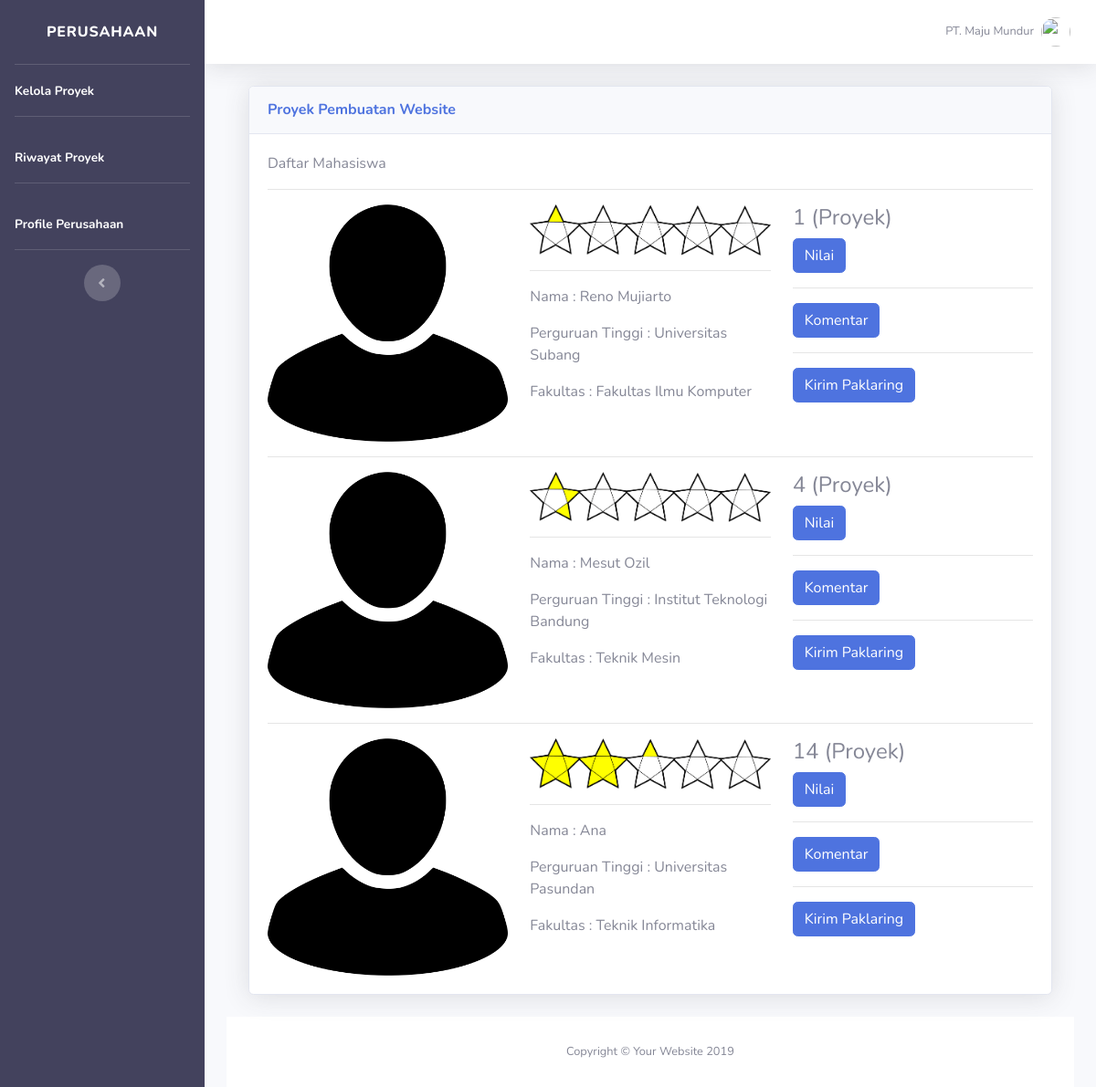
/index.php/penilaian, run on the app's committed database.
### tables this page shows
CREATE TABLE `t_mahasiswa` (
  `id_mhs` int(11) NOT NULL,
  `nama_mhs` varchar(255) NOT NULL,
  `jenis_kel` varchar(255) NOT NULL,
  `perguruan_tinggi` varchar(255) NOT NULL,
  `fakultas` varchar(255) NOT NULL,
  `program_studi` varchar(255) NOT NULL,
  `nik` varchar(20) NOT NULL,
  `semester` int(2) NOT NULL,
  `keahlian` text NOT NULL,
  `prestasi_akd` text NOT NULL,
  `photo` varchar(255) NOT NULL,
  `penilaian` varchar(128) DEFAULT NULL,
  `jml_proyek` int(11) NOT NULL DEFAULT 0,
  `username` varchar(255) NOT NULL,
  `password` varchar(255) NOT NULL
);

### application/controllers/Penilaian.php (called while the page is built, shortened)
<?php
class Penilaian extends CI_Controller{
	public function __construct(){
		$this->load->model('Penilaian_model');
		$this->load->library('form_validation');
	}
	public function index(){
		$data['judul'] = 'Penilaian Kinerja Mahasiswa';
		$data['penilaian'] = $this->Penilaian_model->getAllMahasiswa();
		$this->load->view('templates/header', $data);
		$this->load->view('penilaian/penilaian_kinerja', $data);
		$this->load->view('templates/footer');
	}
}

### index.php (called while the page is built, shortened)
<?php
require_once BASEPATH.'core/CodeIgniter.php';

### application/models/Penilaian_model.php (called while the page is built, shortened)
<?php
class Penilaian_model extends CI_model{
	public function getAllMahasiswa(){
		return $this->db->get('t_mahasiswa')->result_array();
	}
}

### application/views/penilaian/penilaian_kinerja.php (the view)
<div class="container">
  <div class="row">
      <div class="col-md-12">
      <div class="card shadow mb-4">
        <div class="card-header py-3">
          <h6 class="m-0 font-weight-bold text-primary">Proyek Pembuatan Website</h6>
        </div>
        <div class="card-body">
          <p>Daftar Mahasiswa</p>
          <?php foreach($penilaian as $pn) : ?>
          <hr>
          <div class="row">
            <div class="col-md-4">
              <img src="assets/img/profile.png" class="card-img" alt="...">
            </div>
            <div class="col-md-4">
              <img src="assets/img/star<?= $pn['penilaian']; ?>.png" class="card-img" alt="...">
              <hr>
              <p>Nama : <?= $pn['nama_mhs']; ?></p>
              <p>Perguruan Tinggi : <?= $pn['perguruan_tinggi']; ?></p>
              <p>Fakultas : <?= $pn['fakultas']; ?></p>
            </div>
            <div class="col-md-4">
              <h4><?= $pn['jml_proyek']; ?> (Proyek)</h4>
              <a href="<?= base_url(); ?>penilaian/nilai/<?= $pn['id_mhs']; ?>" class="btn btn-primary">Nilai</a>
              <hr>
              <a href="<?= base_url(); ?>komentar" class="btn btn-primary">Komentar</a>
              <hr>
             <a href="<?= base_url(); ?>paklaring" class="btn btn-primary" >Kirim Paklaring</a>
            </div>
          </div>
          <?php endforeach; ?>
          </div>
        </div>
      </div>
      </div>
    </div>

### application/views/templates/header.php (shortened to what this page needs)
<!DOCTYPE html>
<html lang="en">
<head>
  <link href="<?= base_url(); ?>assets/vendor/fontawesome-free/css/all.min.css" rel="stylesheet" type="text/css">
  <link href="<?= base_url(); ?>assets/css/sb-admin-2.min.css" rel="stylesheet">
</head>
<body id="page-top">
  <div id="wrapper">
    <ul class="navbar-nav sidebar sidebar-dark accordion" style="background-color: #43425d;" id="accordionSidebar">
      <a class="sidebar-brand d-flex align-items-center justify-content-center" href="<?= base_url(); ?>proyek">
        <div class="sidebar-brand-text mx-3">Perusahaan</div>
      </a>
      <hr class="sidebar-divider my-0">
      <li class="nav-item active">
        <a class="nav-link" href="<?= base_url(); ?>proyek">
          <span>Kelola Proyek</span></a>
      </li>
      <hr class="sidebar-divider">
      <li class="nav-item active">
        <a class="nav-link" href="<?= base_url(); ?>riwayat">
          <span>Riwayat Proyek</span></a>
      </li>
      <hr class="sidebar-divider">
      <li class="nav-item active">
        <a class="nav-link" href="<?= base_url(); ?>profile">
          <span>Profile Perusahaan</span></a>
      </li>
      <hr class="sidebar-divider d-none d-md-block">
      <div class="text-center d-none d-md-inline">
        <button class="rounded-circle border-0" id="sidebarToggle"></button>
      </div>
    </ul>
    <div id="content-wrapper" class="d-flex flex-column">
      <div id="content">
        <nav class="navbar navbar-expand navbar-light bg-white topbar mb-4 static-top shadow">
          <ul class="navbar-nav ml-auto">
            <li class="nav-item dropdown no-arrow">
              <a class="nav-link dropdown-toggle" href="#" id="userDropdown" role="button" data-toggle="dropdown" aria-haspopup="true" aria-expanded="false">
                <span class="mr-2 d-none d-lg-inline text-gray-600 small">PT. Maju Mundur</span>
                <img class="img-profile rounded-circle" src="https://source.unsplash.com/QAB-WJcbgJk/60x60">
              </a>
            </li>
          </ul>
        </nav>
        <div class="container-fluid">

### application/views/templates/footer.php (shortened to what this page needs)
      <footer class="sticky-footer bg-white">
        <div class="container my-auto">
          <div class="copyright text-center my-auto">
            <span>Copyright &copy; Your Website 2019</span>
          </div>
        </div>
      </footer>
    </div>
  </div>
</body>
</html>

### data on the page
t_mahasiswa: shows a picture, nama_mhs "Reno Mujiarto", perguruan_tinggi "Universitas Subang", fakultas "Fakultas Ilmu Komputer", jml_proyek "1"
t_mahasiswa: shows a picture, nama_mhs "Mesut Ozil", perguruan_tinggi "Institut Teknologi Bandung", fakultas "Teknik Mesin", jml_proyek "4"
t_mahasiswa: shows a picture, nama_mhs "Ana", perguruan_tinggi "Universitas Pasundan", fakultas "Teknik Informatika", jml_proyek "14"
